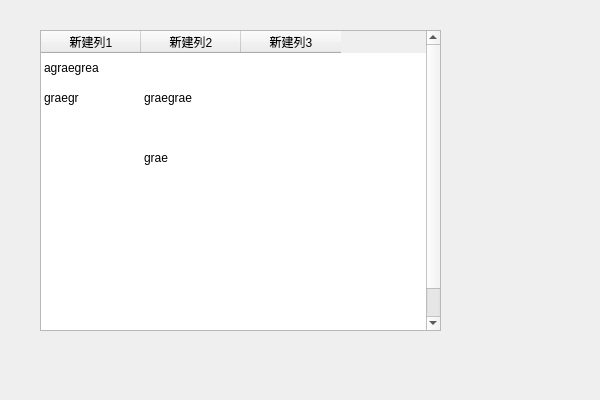
<?xml version="1.0" encoding="UTF-8"?>
<ui version="4.0">
 <class>QTableWidget_testClass</class>
 <widget class="QDialog" name="QTableWidget_testClass">
  <property name="geometry">
   <rect>
    <x>0</x>
    <y>0</y>
    <width>600</width>
    <height>400</height>
   </rect>
  </property>
  <property name="windowTitle">
   <string>QTableWidget_test</string>
  </property>
  <widget class="QTableWidget" name="tableWidget">
   <property name="geometry">
    <rect>
     <x>40</x>
     <y>30</y>
     <width>401</width>
     <height>301</height>
    </rect>
   </property>
   <property name="focusPolicy">
    <enum>Qt::WheelFocus</enum>
   </property>
   <property name="styleSheet">
    <string notr="true">QTableWidget{
	gridline-color:#FFB656;
}</string>
   </property>
   <property name="editTriggers">
    <set>QAbstractItemView::NoEditTriggers</set>
   </property>
   <property name="selectionMode">
    <enum>QAbstractItemView::NoSelection</enum>
   </property>
   <property name="showGrid">
    <bool>false</bool>
   </property>
   <property name="gridStyle">
    <enum>Qt::SolidLine</enum>
   </property>
   <property name="cornerButtonEnabled">
    <bool>false</bool>
   </property>
   <property name="rowCount">
    <number>10</number>
   </property>
   <attribute name="verticalHeaderVisible">
    <bool>false</bool>
   </attribute>
   <row/>
   <row/>
   <row/>
   <row/>
   <row/>
   <row/>
   <row/>
   <row/>
   <row/>
   <row/>
   <column>
    <property name="text">
     <string>新建列1</string>
    </property>
   </column>
   <column>
    <property name="text">
     <string>新建列2</string>
    </property>
   </column>
   <column>
    <property name="text">
     <string>新建列3</string>
    </property>
   </column>
   <item row="0" column="0">
    <property name="text">
     <string>agraegrea</string>
    </property>
   </item>
   <item row="1" column="0">
    <property name="text">
     <string>graegr</string>
    </property>
   </item>
   <item row="1" column="1">
    <property name="text">
     <string>graegrae</string>
    </property>
   </item>
   <item row="3" column="1">
    <property name="text">
     <string>grae</string>
    </property>
   </item>
  </widget>
 </widget>
 <layoutdefault spacing="6" margin="11"/>
 <resources>
  <include location="qtablewidget_test.qrc"/>
 </resources>
 <connections/>
</ui>
